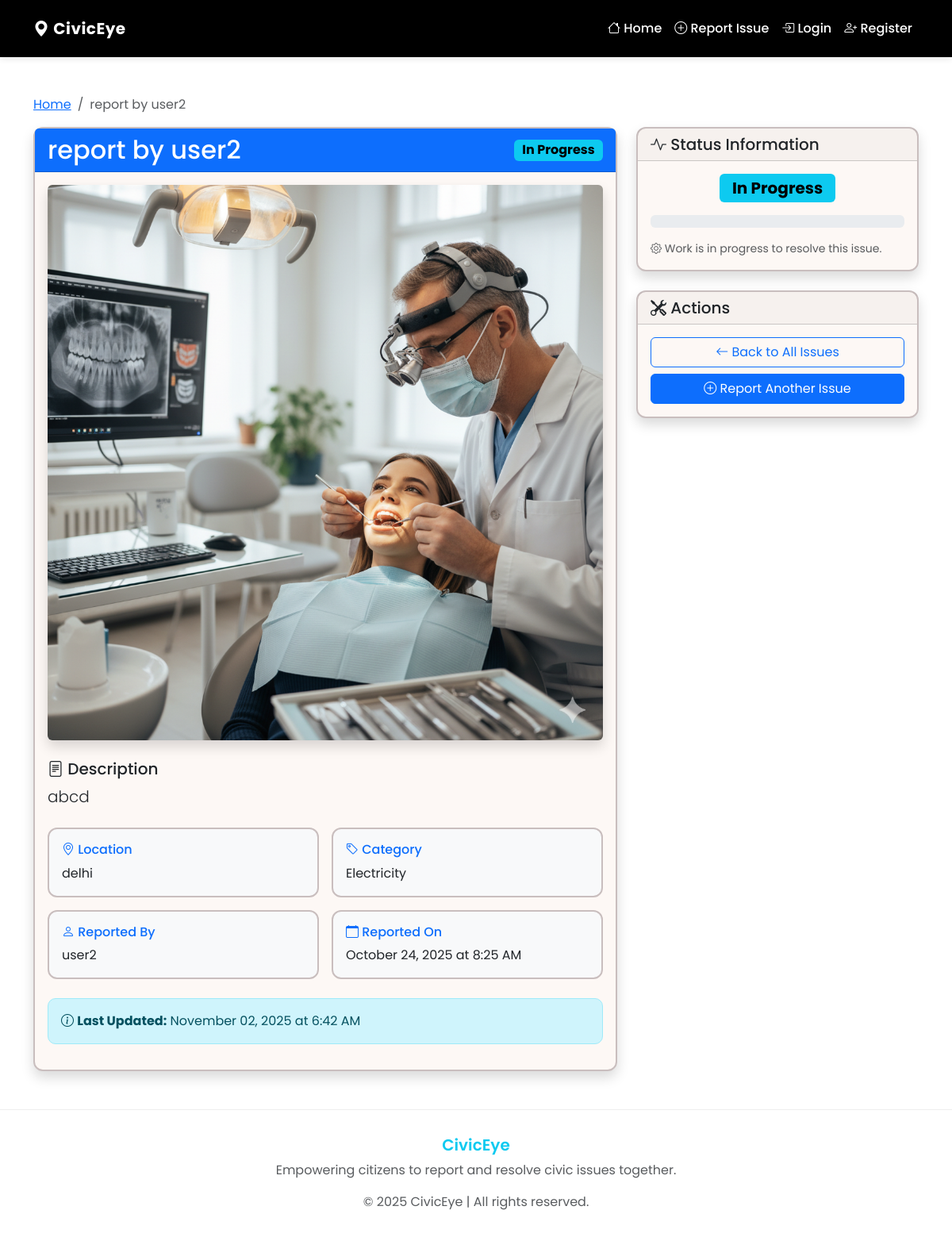
The app's page /complaint/2/ with its own data.
### complaints/models.py (models this page shows, shortened)
class Complaint(models.Model):
    CATEGORY_CHOICES = [
        ('Road', 'Road'),
        ('Water', 'Water'),
        ('Electricity', 'Electricity'),
        ('Waste', 'Waste'),
        ('Other', 'Other'),
    ]
    STATUS_CHOICES = [
        ('Pending', 'Pending'),
        ('In Progress', 'In Progress'),
        ('Resolved', 'Resolved'),
    ]
    user = models.ForeignKey(User, on_delete=models.CASCADE)
    title = models.CharField(max_length=200)
    description = models.TextField()
    category = models.CharField(max_length=20, choices=CATEGORY_CHOICES)
    image = models.ImageField(upload_to='complaints/', blank=True, null=True)
    status = models.CharField(max_length=20, choices=STATUS_CHOICES, default='Pending')
    location = models.CharField(max_length=200)
    created_at = models.DateTimeField(auto_now_add=True)
    updated_at = models.DateTimeField(auto_now=True)
    class Meta:
        ordering = ['-created_at']

### complaints/views.py (the view)
# urls.py: path('complaint/<int:id>/', views.detail_view, name='detail'),
def detail_view(request, id):
    complaint = get_object_or_404(Complaint, id=id)
    comments = complaint.comments.all()
    return render(request, 'complaints/detail.html', {
        'complaint': complaint,
        'comments': comments
    })

### complaints/templates/complaints/detail.html (shortened to what this page needs)
{% extends 'complaints/base.html' %}
{% block content %}
<div class="row">
    <div class="col-12">
        <nav aria-label="breadcrumb">
            <ol class="breadcrumb">
                <li class="breadcrumb-item"><a href="{% url 'complaints:home' %}">Home</a></li>
                <li class="breadcrumb-item active" aria-current="page">{{ complaint.title|truncatechars:30 }}</li>
            </ol>
        </nav>
    </div>
</div>
<div class="row">
    <div class="col-lg-8">
        <div class="card shadow">
            <div class="card-header bg-primary text-white">
                <div class="d-flex justify-content-between align-items-center">
                    <h2 class="mb-0">{{ complaint.title }}</h2>
                    <span class="badge fs-6
                        {% if complaint.status == 'Pending' %}status-pending
                        {% elif complaint.status == 'In Progress' %}status-in-progress
                        {% elif complaint.status == 'Resolved' %}status-resolved
                        {% endif %}">
                        {{ complaint.status }}
                    </span>
                </div>
            </div>
            <div class="card-body">
                {% if complaint.image %}
                <div class="mb-4">
                    <img src="{{ complaint.image.url }}" class="img-fluid rounded shadow" alt="{{ complaint.title }}">
                </div>
                {% endif %}
                <div class="mb-4">
                    <h5><i class="bi bi-file-text"></i> Description</h5>
                    <p class="lead">{{ complaint.description }}</p>
                </div>
                <div class="row g-3">
                    <div class="col-md-6">
                        <div class="card bg-light">
                            <div class="card-body">
                                <h6 class="card-title text-primary">
                                    <i class="bi bi-geo-alt"></i> Location
                                </h6>
                                <p class="card-text">{{ complaint.location }}</p>
                            </div>
                        </div>
                    </div>
                    <div class="col-md-6">
                        <div class="card bg-light">
                            <div class="card-body">
                                <h6 class="card-title text-primary">
                                    <i class="bi bi-tag"></i> Category
                                </h6>
                                <p class="card-text">{{ complaint.category }}</p>
                            </div>
                        </div>
                    </div>
                    <div class="col-md-6">
                        <div class="card bg-light">
                            <div class="card-body">
                                <h6 class="card-title text-primary">
                                    <i class="bi bi-person"></i> Reported By
                                </h6>
                                <p class="card-text">{{ complaint.user.get_full_name|default:complaint.user.username }}</p>
                            </div>
                        </div>
                    </div>
                    <div class="col-md-6">
                        <div class="card bg-light">
                            <div class="card-body">
                                <h6 class="card-title text-primary">
                                    <i class="bi bi-calendar"></i> Reported On
                                </h6>
                                <p class="card-text">{{ complaint.created_at|date:"F d, Y \a\t g:i A" }}</p>
                            </div>
                        </div>
                    </div>
                </div>
                {% if complaint.updated_at != complaint.created_at %}
                <div class="mt-4">
                    <div class="alert alert-info">
                        <i class="bi bi-info-circle"></i>
                        <strong>Last Updated:</strong> {{ complaint.updated_at|date:"F d, Y \a\t g:i A" }}
                    </div>
                </div>
                {% endif %}
            </div>
        </div>
    </div>
    <div class="col-lg-4">
        <div class="card shadow mb-4">
            <div class="card-header">
                <h5 class="mb-0">
                    <i class="bi bi-activity"></i> Status Information
                </h5>
            </div>
            <div class="card-body">
                <div class="text-center mb-3">
                    <span class="badge fs-5 px-3 py-2
                        {% if complaint.status == 'Pending' %}status-pending
                        {% elif complaint.status == 'In Progress' %}status-in-progress
                        {% elif complaint.status == 'Resolved' %}status-resolved
                        {% endif %}">
                        {{ complaint.status }}
                    </span>
                </div>
                <div class="progress mb-3">
                </div>
                <div class="small text-muted">
                    {% if complaint.status == 'Pending' %}
                        <i class="bi bi-clock"></i> Your complaint is being reviewed by authorities.
                    {% elif complaint.status == 'In Progress' %}
                        <i class="bi bi-gear"></i> Work is in progress to resolve this issue.
                    {% elif complaint.status == 'Resolved' %}
                        <i class="bi bi-check-circle"></i> This issue has been successfully resolved.
                    {% endif %}
                </div>
            </div>
        </div>
        <div class="card shadow">
            <div class="card-header">
                <h5 class="mb-0">
                    <i class="bi bi-tools"></i> Actions
                </h5>
            </div>
            <div class="card-body">
                <div class="d-grid gap-2">
                    <a href="{% url 'complaints:home' %}" class="btn btn-outline-primary">
                        <i class="bi bi-arrow-left"></i> Back to All Issues
                    </a>
                    <a href="{% url 'complaints:report' %}" class="btn btn-primary">
                        <i class="bi bi-plus-circle"></i> Report Another Issue
                    </a>
                </div>
            </div>
        </div>
    </div>
</div>
{% endblock %}

### complaints/templates/complaints/base.html (style rules this page uses)
body { background-color: #ffffff; font-family: 'Poppins', sans-serif; color: #333; }
.status-in-progress { background-color: #0dcaf0; color: #000; }
.card { border: 2px solid #c9bebe; border-radius: 12px; background-color: #fdf8f5; transition: transform 0.2s ease, box-shadow 0.2s ease; }
.alert { border-radius: 10px; }

### records on screen
Complaint: title "report by user2", status "In Progress", image (picture), description "abcd", location "delhi", category "Electricity", user.get_full_name "user2", created_at "October 24, 2025 at 8:25 AM", updated_at "November 02, 2025 at 6:42 AM"
